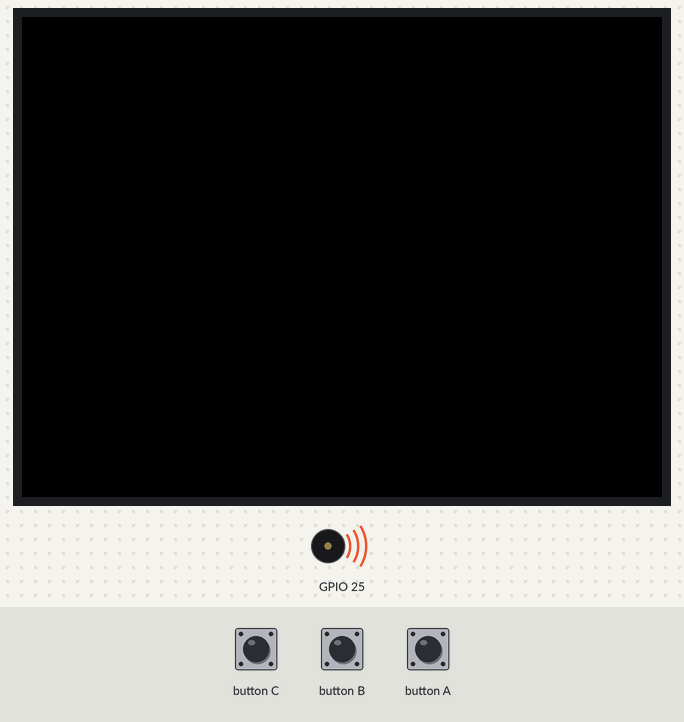
A sketch run on a simulated ESP32. Parts: 320×240 colour display, buzzer (waves = sounding).

Above: at 0.27 s.
At 5.22 s:
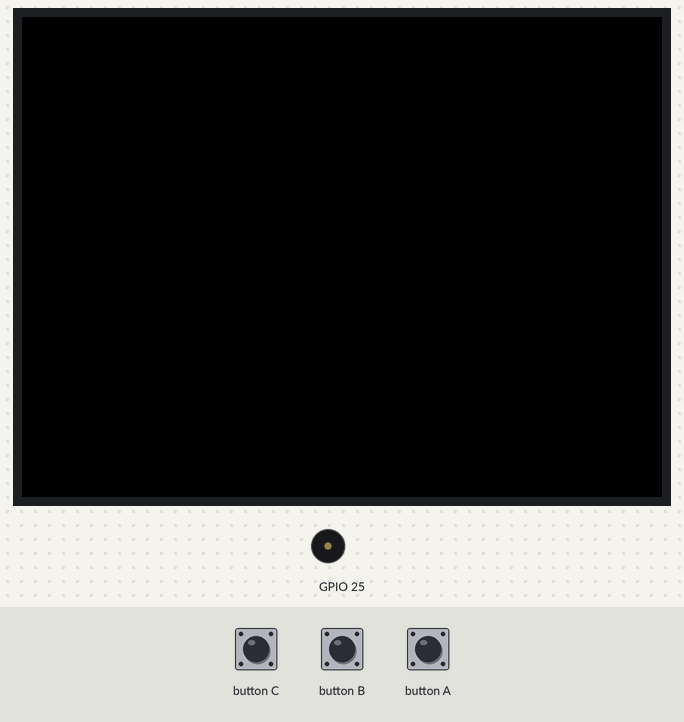
Timing chart, 0 to 5.5 s (numbered marks = the images above):
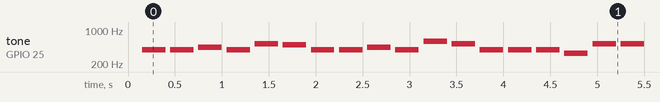

Measured:
- by itself, tone on GPIO 25: plays 392 Hz for 0.25 s, 392 Hz for 0.25 s, 440 Hz for 0.25 s, 392 Hz for 0.25 s, 524 Hz for 0.25 s, 494 Hz for 0.25 s … (417 notes in this stretch)

The sketch:

3part5.ino
```cpp
#include <M5Stack.h>
const int C4 = 262;
const int D4 = 294;
const int E4 = 330;
const int F4 = 349;
const int G4 = 392;
const int A4 = 440;
const int B4 = 494;
const int C5 = 524;
const int D5 = D4*2;
const int E5 = E4*2;
const int F5 = F4*2;

const int note[] = {
  G4,G4,A4,G4,C5,B4,  G4,G4,A4,G4,D5,C5, G4,G4,G4,E4,C5,C5,B4,A4,  F5,F5,E5,C5,D5,C5
};
const int duration[] = {
  4,4,3,3,3,2,  4,4,3,3,3,2,  4,4,3,3,4,4,3,3,  4,4,3,3,3,3};

void setup() {
  M5.begin();
  Serial.begin(9600);
  M5.Speaker.setVolume(1);
  M5.Speaker.update();
}


int multiply = 1;
int i=0;

int wait = 250;
void loop() {
  i=0;
  for (i=0;i<27;i++) {

    M5.Speaker.tone(note[i]);
    delay(wait);
    M5.Speaker.mute();
    delay(50);
    if (M5.BtnA.wasPressed()) {
    wait -= 100 ;
    }


    if (M5.BtnB.wasPressed()) {
    wait += 100;
    }


    if (M5.BtnC.wasPressed()) {
    wait = 250;
    }
    M5.update();

  }
}
```
